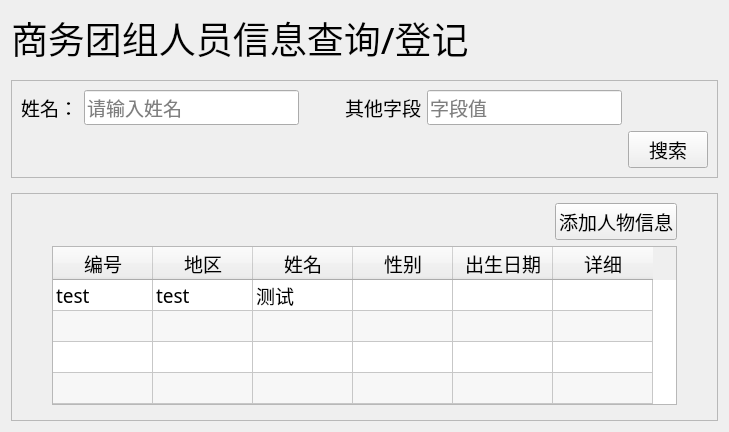
<?xml version="1.0" encoding="UTF-8"?>
<ui version="4.0">
 <class>Form</class>
 <widget class="QWidget" name="Form">
  <property name="geometry">
   <rect>
    <x>0</x>
    <y>0</y>
    <width>729</width>
    <height>432</height>
   </rect>
  </property>
  <property name="font">
   <font>
    <family>SimHei</family>
    <pointsize>14</pointsize>
   </font>
  </property>
  <property name="windowTitle">
   <string>Form</string>
  </property>
  <layout class="QVBoxLayout" name="verticalLayout">
   <property name="spacing">
    <number>15</number>
   </property>
   <item>
    <widget class="QLabel" name="label">
     <property name="font">
      <font>
       <family>SimHei</family>
       <pointsize>28</pointsize>
      </font>
     </property>
     <property name="text">
      <string>商务团组人员信息查询/登记</string>
     </property>
    </widget>
   </item>
   <item>
    <widget class="QFrame" name="frame">
     <property name="font">
      <font>
       <family>SimHei</family>
       <pointsize>14</pointsize>
      </font>
     </property>
     <property name="frameShape">
      <enum>QFrame::StyledPanel</enum>
     </property>
     <layout class="QGridLayout" name="gridLayout">
      <item row="0" column="3">
       <spacer name="horizontalSpacer">
        <property name="orientation">
         <enum>Qt::Horizontal</enum>
        </property>
        <property name="sizeType">
         <enum>QSizePolicy::Fixed</enum>
        </property>
        <property name="sizeHint" stdset="0">
         <size>
          <width>40</width>
          <height>20</height>
         </size>
        </property>
       </spacer>
      </item>
      <item row="1" column="6">
       <widget class="QPushButton" name="button_search">
        <property name="cursor">
         <cursorShape>PointingHandCursor</cursorShape>
        </property>
        <property name="text">
         <string>搜索</string>
        </property>
       </widget>
      </item>
      <item row="0" column="4">
       <layout class="QHBoxLayout" name="horizontalLayout_2">
        <item>
         <widget class="QLabel" name="label_3">
          <property name="text">
           <string>其他字段</string>
          </property>
         </widget>
        </item>
        <item>
         <widget class="QLineEdit" name="lineEdit_2">
          <property name="placeholderText">
           <string>字段值</string>
          </property>
         </widget>
        </item>
       </layout>
      </item>
      <item row="0" column="0">
       <layout class="QHBoxLayout" name="horizontalLayout_3">
        <item>
         <widget class="QLabel" name="label_2">
          <property name="text">
           <string>姓名：</string>
          </property>
         </widget>
        </item>
        <item>
         <widget class="QLineEdit" name="lineEdit">
          <property name="placeholderText">
           <string>请输入姓名</string>
          </property>
         </widget>
        </item>
       </layout>
      </item>
     </layout>
    </widget>
   </item>
   <item>
    <widget class="QFrame" name="frame_2">
     <property name="frameShape">
      <enum>QFrame::StyledPanel</enum>
     </property>
     <layout class="QVBoxLayout" name="verticalLayout_2">
      <property name="leftMargin">
       <number>40</number>
      </property>
      <property name="rightMargin">
       <number>40</number>
      </property>
      <item>
       <layout class="QHBoxLayout" name="horizontalLayout">
        <item>
         <spacer name="horizontalSpacer_2">
          <property name="orientation">
           <enum>Qt::Horizontal</enum>
          </property>
          <property name="sizeHint" stdset="0">
           <size>
            <width>40</width>
            <height>20</height>
           </size>
          </property>
         </spacer>
        </item>
        <item>
         <widget class="QPushButton" name="button_add">
          <property name="font">
           <font>
            <family>SimHei</family>
            <pointsize>14</pointsize>
           </font>
          </property>
          <property name="cursor">
           <cursorShape>PointingHandCursor</cursorShape>
          </property>
          <property name="text">
           <string>添加人物信息</string>
          </property>
         </widget>
        </item>
       </layout>
      </item>
      <item>
       <widget class="QTableWidget" name="tableWidget">
        <property name="minimumSize">
         <size>
          <width>601</width>
          <height>0</height>
         </size>
        </property>
        <property name="font">
         <font>
          <family>SimHei</family>
          <pointsize>14</pointsize>
         </font>
        </property>
        <property name="verticalScrollBarPolicy">
         <enum>Qt::ScrollBarAlwaysOff</enum>
        </property>
        <property name="horizontalScrollBarPolicy">
         <enum>Qt::ScrollBarAlwaysOff</enum>
        </property>
        <property name="alternatingRowColors">
         <bool>true</bool>
        </property>
        <property name="rowCount">
         <number>10</number>
        </property>
        <property name="columnCount">
         <number>6</number>
        </property>
        <attribute name="verticalHeaderVisible">
         <bool>false</bool>
        </attribute>
        <row/>
        <row/>
        <row/>
        <row/>
        <row/>
        <row/>
        <row/>
        <row/>
        <row/>
        <row/>
        <column>
         <property name="text">
          <string>编号</string>
         </property>
        </column>
        <column>
         <property name="text">
          <string>地区</string>
         </property>
        </column>
        <column>
         <property name="text">
          <string>姓名</string>
         </property>
        </column>
        <column>
         <property name="text">
          <string>性别</string>
         </property>
        </column>
        <column>
         <property name="text">
          <string>出生日期</string>
         </property>
        </column>
        <column>
         <property name="text">
          <string>详细</string>
         </property>
        </column>
        <item row="0" column="0">
         <property name="text">
          <string>test</string>
         </property>
        </item>
        <item row="0" column="1">
         <property name="text">
          <string>test</string>
         </property>
        </item>
        <item row="0" column="2">
         <property name="text">
          <string>测试</string>
         </property>
        </item>
       </widget>
      </item>
      <item>
       <widget class="PageController" name="page_controller" native="true"/>
      </item>
     </layout>
    </widget>
   </item>
  </layout>
 </widget>
 <customwidgets>
  <customwidget>
   <class>PageController</class>
   <extends>QWidget</extends>
   <header location="global">ui.page_elements.PageController</header>
   <container>1</container>
  </customwidget>
 </customwidgets>
 <resources/>
 <connections/>
</ui>
